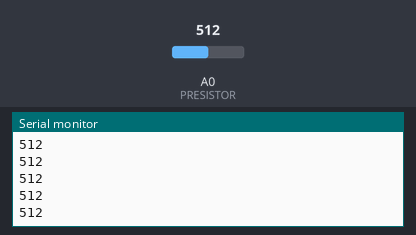
Recording of a sketch running on a simulated Arduino Uno, built with avr-gcc and run on an emulated ATmega328P. Shown: the last lines printed to the serial monitor. Inputs (shaded band) come from the test bench; at power-on: A0 (PRESISTOR) = 512.

Above: at 1.2 s.
1.3 s: A0 (PRESISTOR) set to 716
At 1.32 s:
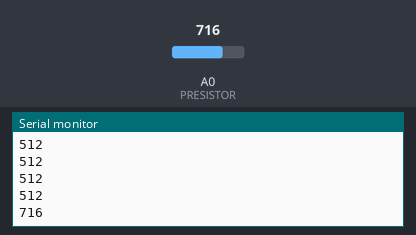
2.8 s: A0 (PRESISTOR) set to 900
At 2.83 s:
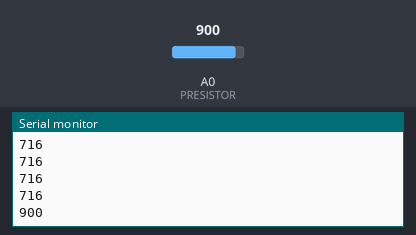
Timing chart, 0 to 5.8 s (numbered marks = the images above; inputs shaded):
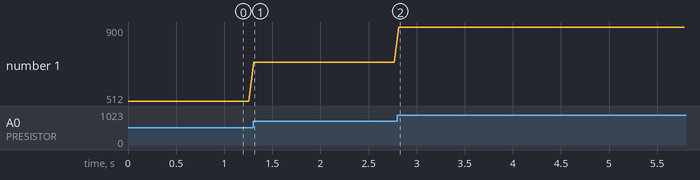

The sketch:

photoresistor_prints_value.ino
```cpp
//initialize variables
const int PRESISTOR = A0;

void setup(){
 pinMode(PRESISTOR, INPUT); //set photoresistor as input
 Serial.begin(9600);
}

void loop(){
  int value = analogRead(PRESISTOR); //read value from A0

  //int valueMapped = map (value, [value 1], [value 2], [value 3], [value 4]);

  Serial.println(value);

  delay (50); //delay to slow printing to serial monitor
}
```

Measured:
- after the input at 1.3 s, the serial monitor: prints a new line at once (image 1)
- after the input at 2.8 s, the serial monitor: prints a new line at once (image 2)
- plotted number 1: 512 → 716 after the input at 1.3 s, 716 → 900 after the input at 2.8 s
